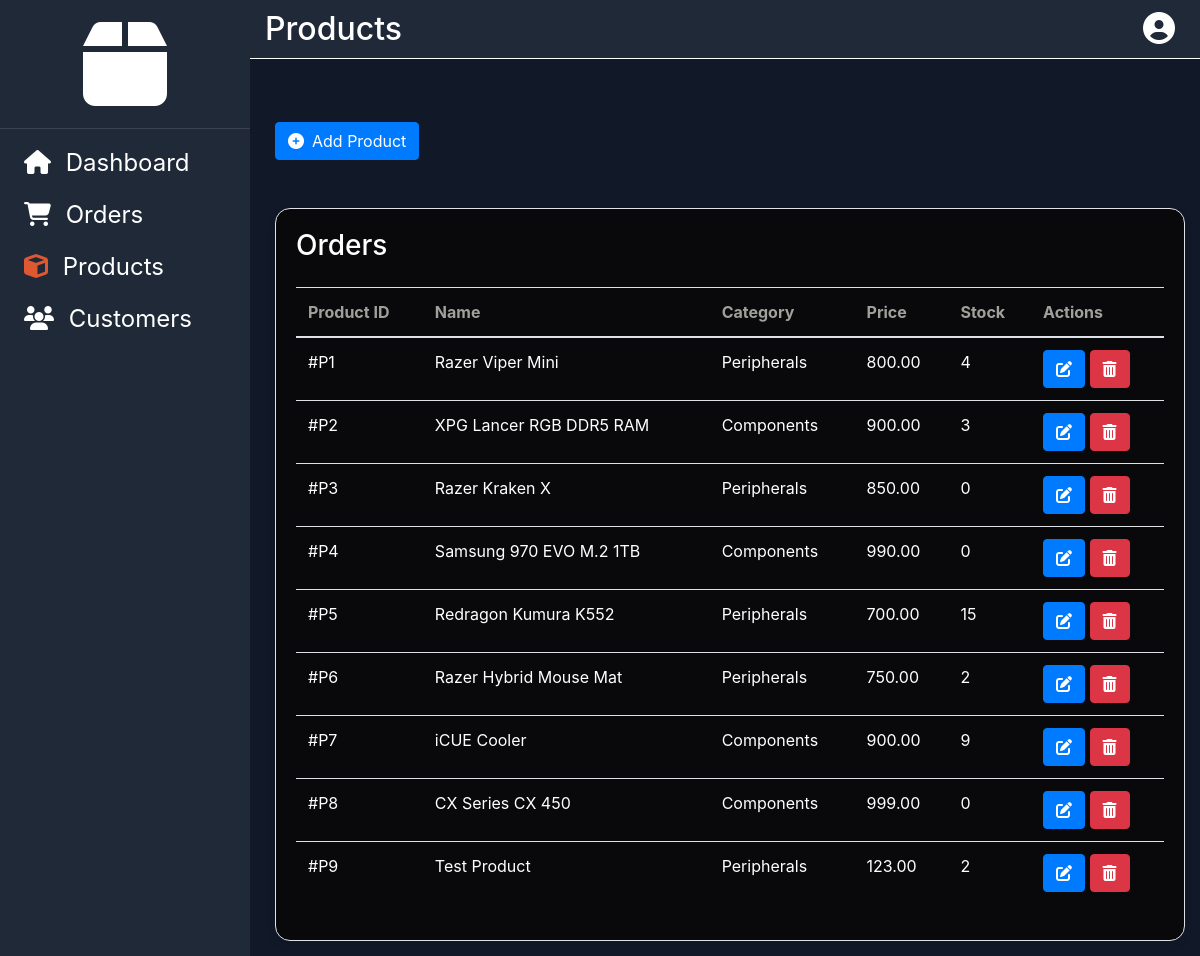
The page /Admin/products.php on the database its author committed.
### tables this page shows
CREATE TABLE `products` (
  `product_id` int(11) NOT NULL,
  `name` varchar(255) NOT NULL,
  `category` varchar(100) DEFAULT NULL,
  `sub_category` varchar(255) NOT NULL,
  `description` text DEFAULT NULL,
  `price` decimal(10,2) NOT NULL,
  `stock` int(11) NOT NULL,
  `image_path` varchar(1000) NOT NULL
);

### Admin/producttable.php (the view, shortened to what this page needs)
<div class="row mt-4">
  <div class="col-md-12">
    <div class="card border" style="background-color: #09090b; border: 1px solid #FFFFFF;">
      <div class="card-body">
        <h3 class="text-white mb-4">Orders</h3>
        <div class="table-responsive">
          <table class="table table-hover">
            <thead>
              <tr>
                <th style="color:#a1a19b;">Product ID</th>
                <th style="color:#a1a19b;">Name</th>
                <th style="color:#a1a19b;">Category</th>
                <th style="color:#a1a19b;">Price</th>
                <th style="color:#a1a19b;">Stock</th>
                <th style="color:#a1a19b;">Actions</th>
              </tr>
            </thead>
            <tbody>
              <?php
              require_once("db/dbconnect.php");
              $stmt = $conn->prepare("SELECT product_id, name, category, description, price, stock FROM products");
              if ($stmt->execute() === TRUE) {
                $result = $stmt->get_result();
                while ($row = $result->fetch_assoc()) {
                  $productID = $row['product_id'];
                  $name = $row['name'];
                  $category = $row['category'];
                  $price = $row['price'];
                  $stock = $row['stock'];
                  echo '<tr>
                          <td class="text-white">#P' . $productID . '</td>
                          <td class="text-white">' . $name . '</td>
                          <td class="text-white">' . $category . '</td>
                          <td class="text-white">' . $price . '</td>
                          <td class="text-white">' . $stock . '</td>
                          <td>
                            <button class="btn btn-primary me-2" data-toggle="modal" data-target="#productEditModal' . $productID . '">
                              <i class="fas fa-edit"></i>
                            </button>
                            <button type="button" class="btn btn-danger" data-toggle="modal" data-target="#deleteConfirmationModal' . $productID . '">
                              <i class="fas fa-trash-alt"></i>
                            </button>
                          </td>
                        </tr>';
                }
              } else {
                echo "Error: " . $stmt->error;
              }
              ?>
            </tbody>
          </table>
        </div>
      </div>
    </div>
  </div>
</div>

### Admin/styles.css (style rules this page uses)
body { padding-top: 0px; background-color: #111827; color: #fff; }
@media (min-width: 768px) { body { padding-top: 0; } }
.card { border-radius: 15px; box-shadow: 0 4px 8px rgba(0, 0, 0, 0.1); }
.card-body { border-bottom-left-radius: 15px; border-bottom-right-radius: 15px; }

### rows shown on the page
products: product_id "1", name "Razer Viper Mini", category "Peripherals", price "800.00", stock "4"
products: product_id "2", name "XPG Lancer RGB DDR5 RAM", category "Components", price "900.00", stock "3"
products: product_id "3", name "Razer Kraken X", category "Peripherals", price "850.00", stock "0"
products: product_id "4", name "Samsung 970 EVO M.2 1TB", category "Components", price "990.00", stock "0"
products: product_id "5", name "Redragon Kumura K552", category "Peripherals", price "700.00", stock "15"
products: product_id "6", name "Razer Hybrid Mouse Mat", category "Peripherals", price "750.00", stock "2"
products: product_id "7", name "iCUE Cooler", category "Components", price "900.00", stock "9"
products: product_id "8", name "CX Series CX 450", category "Components", price "999.00", stock "0"
products: product_id "9", name "Test Product", category "Peripherals", price "123.00", stock "2"
